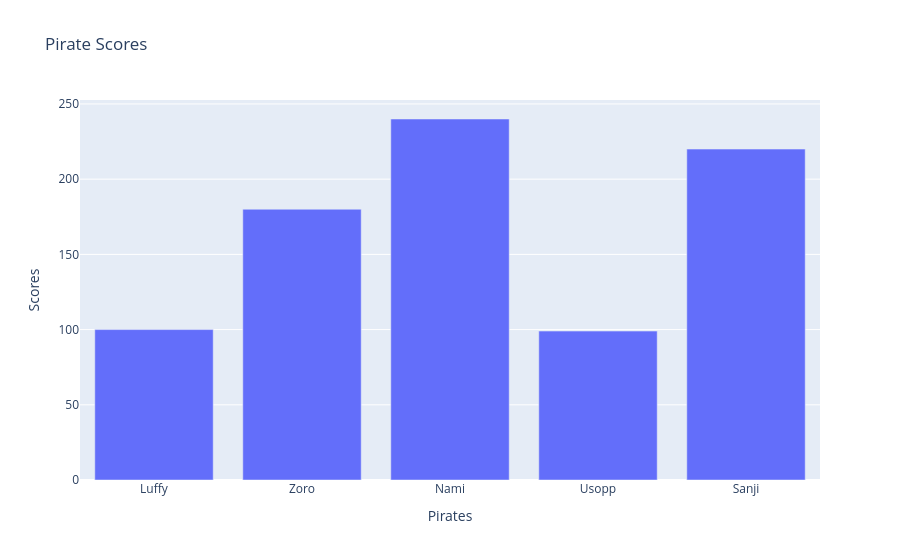

Here is the notebook cell this chart was saved with:
### Code cell
graph = go.Figure()

graph.add_trace(go.Bar(x=x1, y=y1))

graph.update_layout(title = 'Pirate Scores',
																			xaxis_title = 'Pirates',
                   yaxis_title = 'Scores')

graph.show()

### Figure 1 — Plotly figure (JSON) as saved in the notebook; plotly's stock layout.template omitted (floating-point values rounded to 4 significant figures)
{"data": [{"type": "bar", "x": ["Luffy", "Zoro", "Nami", "Usopp", "Sanji"], "y": [100, 180, 240, 99, 220]}], "layout": {"title": {"text": "Pirate Scores"}, "xaxis": {"title": {"text": "Pirates"}}, "yaxis": {"title": {"text": "Scores"}}}}
